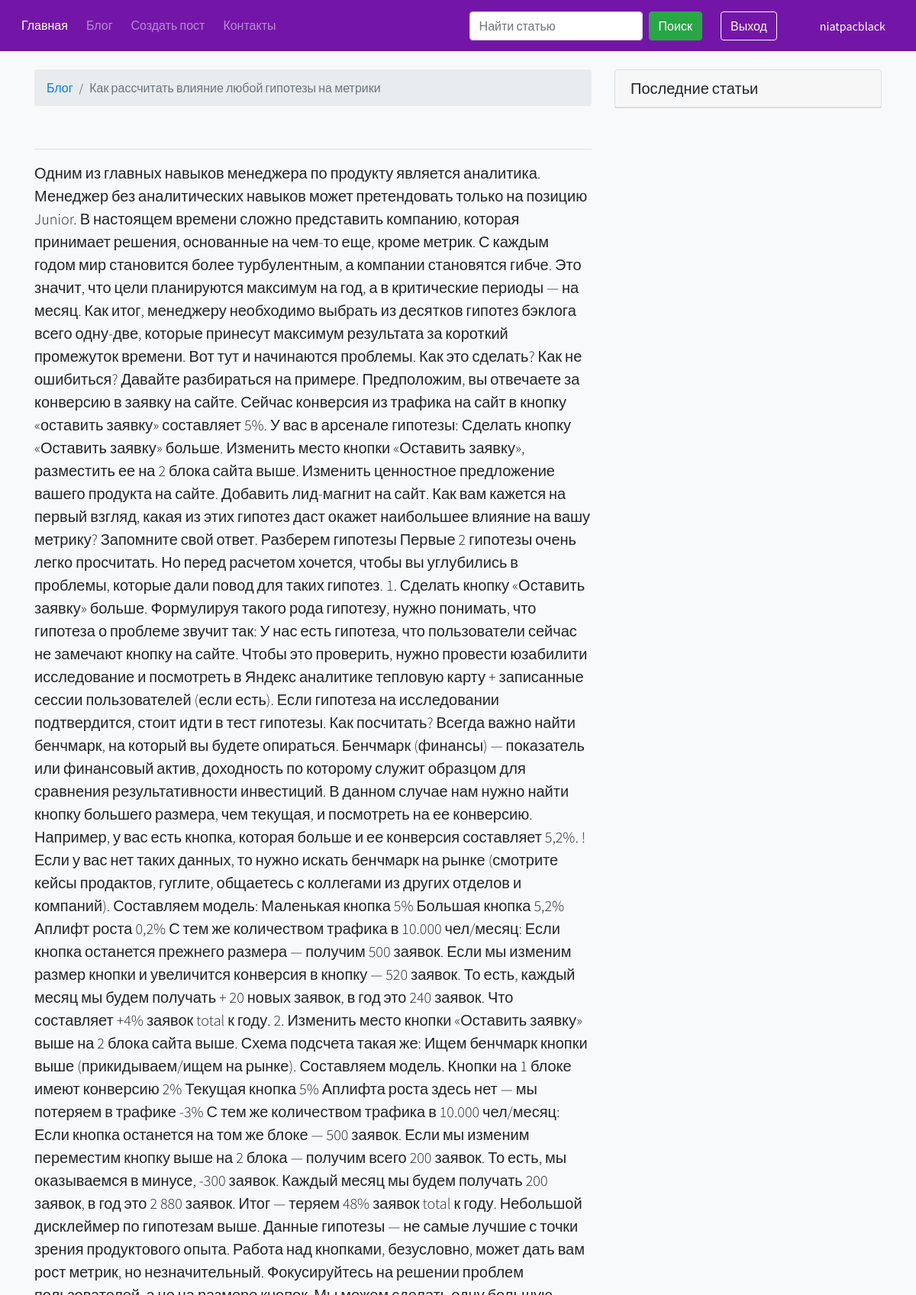
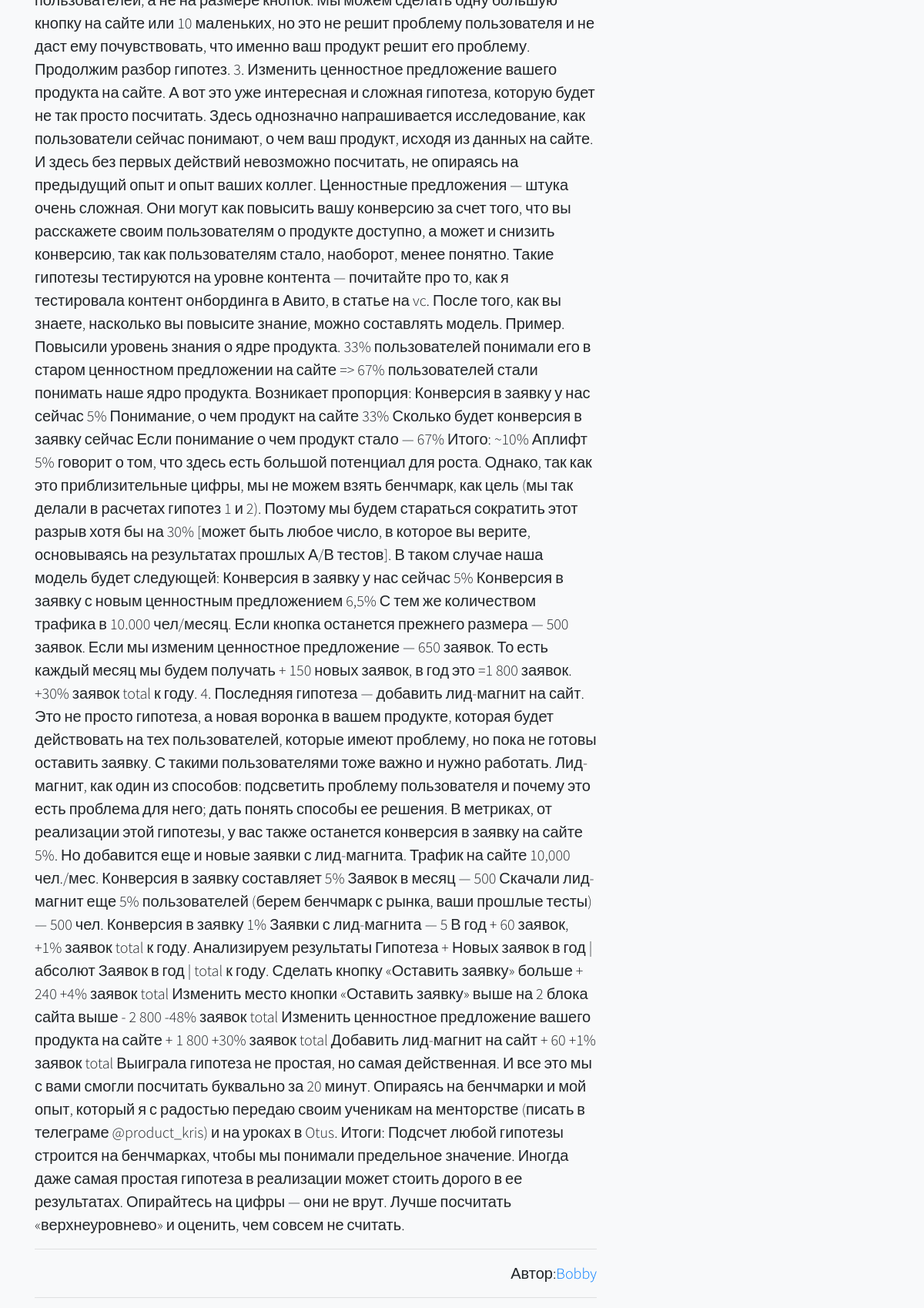
The app's page /blog/post-1 (signed in, upper part) with its own data (2 pictures, top to bottom).
### authentication/models.py (models this page shows, shortened)
class UserModel(db.Model, UserMixin):
    id = db.Column(db.Integer, primary_key=True)
    username = db.Column(db.String(255), nullable=False, unique=True)
    email = db.Column(db.String(255), nullable=False, unique=True)
    password = db.Column(db.String(255), nullable=False)
    role = db.Column(db.String(255), default="user")
    registration_data = db.Column(db.DateTime, default=datetime.utcnow)
    posts = db.relationship('PostModel', backref='post_author', lazy=True)

### blog/models.py (models this page shows, shortened)
class PostModel(db.Model):
    id = db.Column(db.Integer, primary_key=True)
    title = db.Column(db.String(100), nullable=False)
    image = db.Column(db.String(255), nullable=True)
    description = db.Column(db.String(255), nullable=False)
    text = db.Column(db.Text, nullable=False)
    author = db.Column(db.Integer, db.ForeignKey('user_model.id', ondelete="CASCADE"))
    created_data = db.Column(db.DateTime, default=datetime.now(timezone('Europe/Minsk')))

### blog/blog.py (the view, shortened to what this page needs)
@blog.route("/post-<int:post_id>", methods=["GET", "POST"])
def post_page_view(post_id):
    comment_form = CreateCommentForm()
    if not get_post_from_post_model_where_id(post_id):
        abort(404)
    return render_template(
        "blog/post_page.html",
        post=get_post_from_post_model_where_id(post_id),
        five_last_posts=get_five_last_posts_from_posts_table(post_id),
        comment_form=comment_form,
        all_comments=get_comments_from_comments_table_where_post_id(post_id),
    )

### blog/forms.py
class CreateCommentForm(FlaskForm):
    text = TextAreaField(
        "Текст комментария",
        validators=[DataRequired()],
        render_kw={
            "class": "form-control",
            "placeholder": "",
        },
    )
    submit = SubmitField(
        "Оставить комментарий",
        render_kw={"class": "btn my-3 btn-primary btn-block"},
    )

### app.py (called while the page is built)
@app.after_request
def redirect_to_signin(response):
    if response.status_code == 401:
        flash('Пожалуйста войдите в свой аккаунт или зарегистрируйтесь, чтобы попасть в данный раздел.', 'success')
        return redirect(url_for('authentication.sign_in_view', next_page=request.url))
    return response

### authentication/models.py (called while the page is built)
@login_manager.user_loader
def load_user(user_model_id: str):
    return UserModel.query.get(user_model_id)

### blog/services.py (called while the page is built)
@logger.catch
def get_five_last_posts_from_posts_table(post_id: int):
    return PostModel.query.filter(PostModel.id != post_id).limit(5)[::-1]

@logger.catch
def get_post_from_post_model_where_id(post_id: int):
    return PostModel.query.get(post_id)

@logger.catch
def get_comments_from_comments_table_where_post_id(post_id: int):
    return db.session.query(UserModel, CommentModel).join(CommentModel, UserModel.id == CommentModel.user_id).filter_by(
        post_id=post_id
    )[::-1]

### templates/blog/post_page.html (shortened to what this page needs)
{% extends 'base.html' %}
{% block content_app %}
    <div class="container">
        <div class="row">
            <div class="col-lg-8 text-break">
                <nav aria-label="breadcrumb" class="mt-4">
                    <ol class="breadcrumb">
                        <li class="breadcrumb-item"><a href="{{ url_for("blog.blog_view") }}">Блог</a></li>
                        <li class="breadcrumb-item active" aria-current="page">{{ post.title }}</li>
                    </ol>
                </nav>
                <hr>
                <p class="lead">{{ post.text|safe }}</p>
                <hr>
                <p class="lead text-right">Автор:<a href="#">{{ post.post_author.username }}</a></p>
                <hr>
            </div>
        {% include 'blog/post_page_aside.html' %}
        </div>
    </div>
{% endblock %}

### templates/block/header.html (shortened to what this page needs)
<div class="header">
    <nav class="navbar navbar-expand-lg navbar-dark sticky-top" style="background-color: #7316a8">
        <div class="collapse navbar-collapse" id="navbarSupportedContent">
            <ul class="navbar-nav mr-auto">
                <li class="nav-item active px-1 pt-2 h6">
                    <a href="/" class="nav-link">Главная</a>
                </li>
                <li class="nav-item px-1 pt-2 h6">
                    <a href="{{ url_for('blog.blog_view') }}" class="nav-link">Блог</a>
                </li>
                <li class="nav-item px-1 pt-2 h6">
                    <a href="{{ url_for('blog.create_post_view') }}" class="nav-link">Создать пост</a>
                </li>
                <li class="nav-item px-1 pt-2 h6">
                    <a href="{{ url_for('feedback.feedback_view') }}" class="nav-link">Контакты</a>
                </li>
            </ul>
            <form action="#" method="get" class="form-inline my-2 my-lg-0">
                <input type="text" name="query" size="20" class="form-control mr-sm-2" placeholder="Найти статью"
                       aria-label="Поиск">
                <button class="btn btn-success my-2 my-sm-0 mr-4" type="submit">Поиск</button>
            </form>
            {% if current_user.is_authenticated %}
                <a href="{{ url_for('authentication.sign_out_view') }}" class="btn btn-outline-light mr-2">Выход</a>
                <span class="navbar-text text-white mr-4 ml-5">{{ current_user.username }}</span>
            {% else %}
                <a href="{{ url_for('authentication.sign_in_view') }}" class="btn btn-outline-light mr-2">Вход</a>
                <a href="{{ url_for('authentication.sign_up_view') }}"
                   class="btn btn-outline-light mr-2">Регистрация</a>
            {% endif %}
        </div>
    </nav>
</div>

### static/css/style.css (style rules this page uses)
* { font-family: 'Source Sans Pro', sans-serif; }
a { text-decoration: none; }

### records on screen
UserModel: username "niatpacblack"
PostModel: title "Как рассчитать влияние любой гипотезы на метрики", text "Одним из главных навыков менеджера по продукту является аналитика. Менеджер без аналитических навыков может претендовать только на позицию Junior. В настоящем времени сложно представить компанию, которая принимает решения, основанные на чем-то еще, кроме метрик. С каждым годом мир становится более турбулентным, а компании становятся гибче. Это значит, что цели планируются максимум на год, а в критические периоды — на месяц. Как итог, менеджеру необходимо выбрать из десятков гипотез бэклога всего одну-две, которые принесут максимум результата за короткий промежуток времени. Вот тут и начинаются проблемы. Как это сделать? Как не ошибиться? Давайте разбираться на примере. Предположим, вы…"
UserModel: post_author.username "Bobby"
